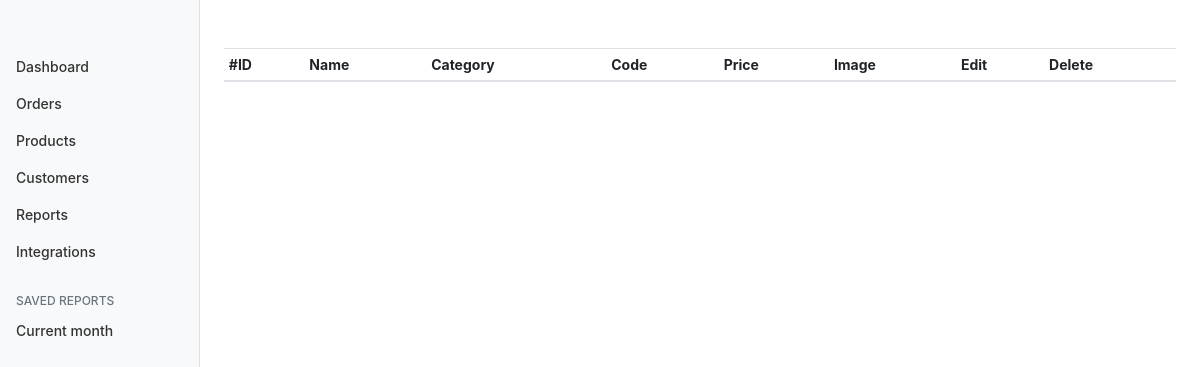
Page /admin/pages/womens.php on the earlier database version.
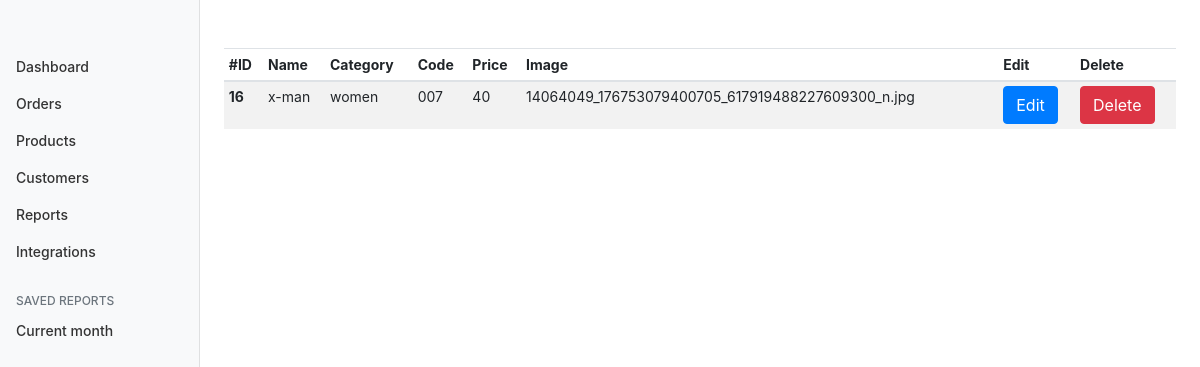
Same page on the later database version.
### tables this page shows
CREATE TABLE `products` (
  `pid` int(250) NOT NULL,
  `p_name` varchar(250) NOT NULL,
  `p_code` varchar(250) NOT NULL,
  `p_category` varchar(250) NOT NULL,
  `p_price` varchar(250) NOT NULL,
  `p_img` varchar(250) NOT NULL
);

### admin/pages/womens.php (the view, shortened to what this page needs)
<!doctype html>
<html lang="en">
<head>
    <link rel="stylesheet" href="../../node_modules/bootstrap/dist/css/bootstrap.min.css">
</head>
<body>
    <div class="container-fluid">
        <div class="row">
            <nav class="col-md-2 d-none d-md-block bg-light sidebar text-white">
                <div class="sidebar-sticky">
                    <ul class="nav flex-column">
                        <li class="nav-item">
                            <a class="nav-link" href="gooogle.com">
                                Dashboard <span class="sr-only">(current)</span>
                            </a>
                        </li>
                        <li class="nav-item">
                            <a class="nav-link" href="#">
                                Orders
                            </a>
                        </li>
                        <li class="nav-item">
                            <a class="nav-link" href="#">
                                <i class="fe fe-heart"></i> Products
                            </a>
                        </li>
                        <li class="nav-item">
                            <a class="nav-link" href="#">
                                Customers
                            </a>
                        </li>
                        <li class="nav-item">
                            <a class="nav-link" href="#">
                                Reports
                            </a>
                        </li>
                        <li class="nav-item">
                            <a class="nav-link" href="#">
                                Integrations
                            </a>
                        </li>
                    </ul>
                    <h6 class="sidebar-heading d-flex justify-content-between align-items-center px-3 mt-4 mb-1 text-muted">
                        <span>Saved reports</span>
                    </h6>
                    <ul class="nav flex-column mb-2">
                        <li class="nav-item">
                            <a class="nav-link" href="#nav">
                                Current month
                            </a>
                        </li>
                    </ul>
                </div>
            </nav>
            <main role="main" class="col-md-9 ml-sm-auto col-lg-10 px-4">
                <div class="table-responsive">
                    <table class="table table-striped table-sm">
                        <thead>
                            <tr>
                                <th>#ID</th>
                                <th>Name</th>
                                <th>Category</th>
                                <th>Code</th>
                                <th>Price</th>
                                <th>Image</th>
                                <th>Edit</th>
                                <th>Delete</th>
                            </tr>
                        </thead>
                        <tbody>
                            <?php include('../inc/connection.php');
                            $product_data = mysqli_query($connect, "SELECT * FROM products WHERE p_category='Women'");
                            while ($product_slice = mysqli_fetch_array($product_data)) :
                            ?>
                                <tr>
                                    <th scope="row"><?php echo $product_slice['pid']; ?></th>
                                    <td><?php echo $product_slice['p_name']; ?></td>
                                    <td><?php echo $product_slice['p_category']; ?></td>
                                    <td><?php echo $product_slice['p_code']; ?></td>
                                    <td><?php echo $product_slice['p_price']; ?></td>
                                    <td><?php echo $product_slice['p_img']; ?></td>
                                    <td>
                                        <a href='./editproduct.php?epid=<?php echo $product_slice['pid']; ?>' class="btn btn-primary">Edit</a>
                                    </td>
                                    <td>
                                    <a class="btn btn-danger" href='../inc/deleteproduct.php?id=<?php echo $product_slice['pid']; ?>'>Delete</a>
                                    </td>
                                </tr>
                            <?php endwhile; ?>
                        </tbody>
                    </table>
                </div>
            </main>
        </div>
    </div>
</body>
</html>

Differences in the rows shown:
added products: pid "16", p_name "x-man", p_category "women", p_code "007", p_price "40", p_img "14064049_176753079400705_617919488227609300_n.jpg"
